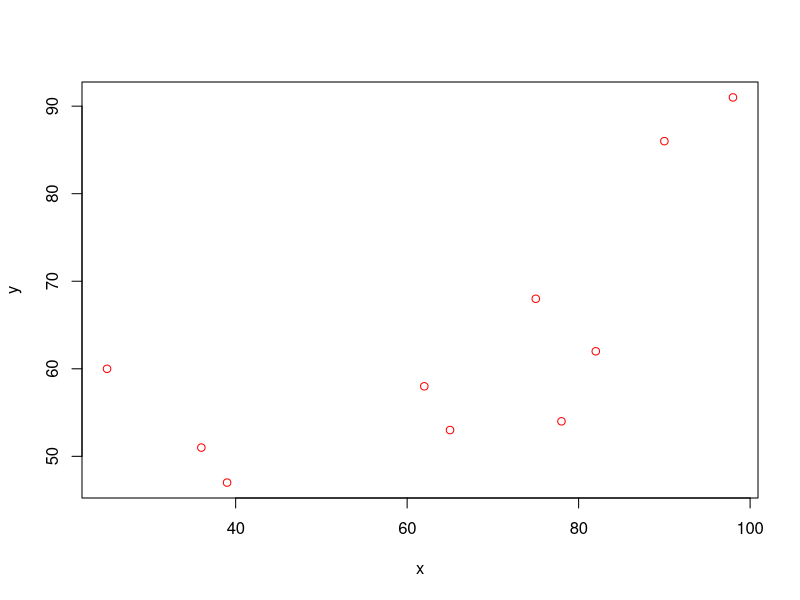
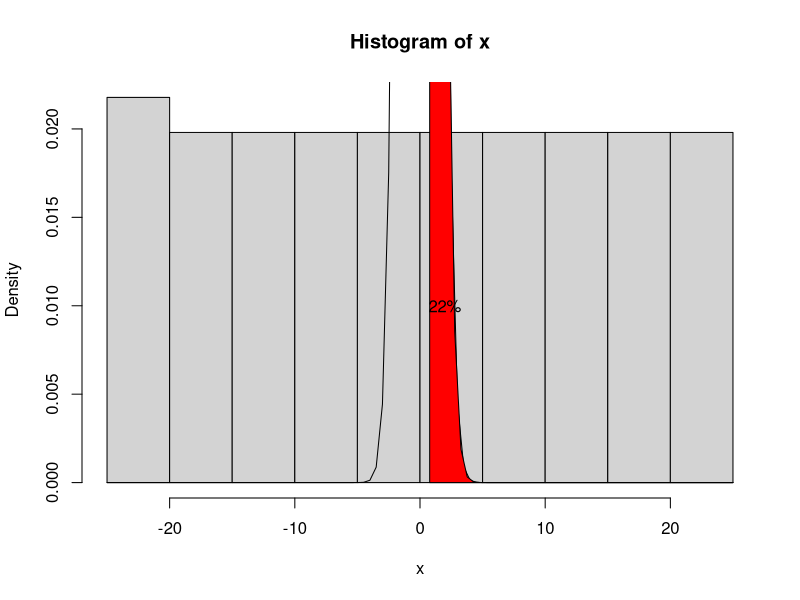

The R script that drew these images, in order:
x=c(39,65,62,90,82,75,25,98,36,78)
y=c(47,53,58,86,62,68,60,91,51,54)

plot(x,y,col="red")
cor.test(x,y,method="pearson")
cor.test(x,y,method="spearman")

x=c(15,23,25,30,34,34,40)
y=c(20,26,27,32,35,37,35)
data_input=data.frame(x,y)
fit=lm(x~y)
fit
fit=lm(x~y,data=data_input)
fit
c=-10.379
m=1.291
y=28
x=y*m+c
x

pbinom(7,20,1/2)
1-pbinom(12,20,1/2)
pbinom(10,20,1/2)-pbinom(7,20,1/2)


p=0.62
n=35

dbinom(20,n,p)
pbinom(18,n,p)
1-pbinom(15,n,p)
1-pbinom(21,n,p)
pbinom(21,n,p)-pbinom(16,n,p)

m=n*p
m
v=n*p*(1-p)
v
sqrt(v)


x=seq(-25,25,0.5)
hist(x,prob=TRUE)
y=dnorm(x)
lines(x,y,type='l')
a=qnorm(0.78)
a
x=seq(a,25,0.5)
y=dnorm(x)
polygon(c(a,x,25),c(0,y,0),col="red")
text(2,0.010,"22%")



#z=x0-mu/sigma/(sqrt(n))
#z=p-p0/(sqrt(p*(1-p)/n))


#HO u>=1000 claim
#H1 u<1000 left

mu=1000
n=100
x0=1002
s=14

z=(x0-mu)/(s/(sqrt(n)))
z
pval=pnorm(z,lower.tail = TRUE)
pval


n1=965
n=1406
n2=n-n1
p1=0.525
p=0.496
#p=(p1*n1+p2*n2)/(n1+n2)
p2=(p*n-(p1*n1))/n2
p2
q=1-p
#z=(p1-p2)/(sqrt(p*q*((1/n1)+(1/n2))))
z
pv=2*pnorm(-abs(z))
pv

x=c(11,15,18,7,14,18,25,19,9,13)
y=c(12,14,18,9,15,17,22,20,10,14)
t.test(x,y,var.equal = TRUE)

o=c(1026,1107,997,966,1075,933,1107,972,964,853)
o
e=rep(sum(o)/length(o),length(o))
e
x=sum(((o-e)^2)/e)
x
qchisq(0.95,9)
n=c(0,1,2,3,4,5,6,7,8,9)
data=data.frame(n,o,e)
data


marks <- c(
  78,65,82,90,74,69,88,91,56,72,
  84,77,63,70,95,68,80,73,67,85,
  79,62,71,66,87,92,60,75,83,76,
  64,89,81,58,74,69,77,86,93,61,
  72,78,84,66,59,88,90,73,68,82,
  76,71,65,79,83,87,70,74,92,69
)


m=mean(marks)
m
me=median(marks)
me
xr=table(marks)
pos=which(xr==max(xr))
pos

summary(marks)
r=max(marks)-min(marks)
r

v=var(marks)
s=sd(marks)
s
s=sqrt(v)
s
qd=(84-68.75)/(84+68.75)
qd
a=sum(abs(marks-mean(marks)))
md=a/length(marks)
md
b=sum((marks-mean(marks))^2)
sd=sqrt(b/length(marks))
sd

cv=(100*sd)/mean(marks)
cv
